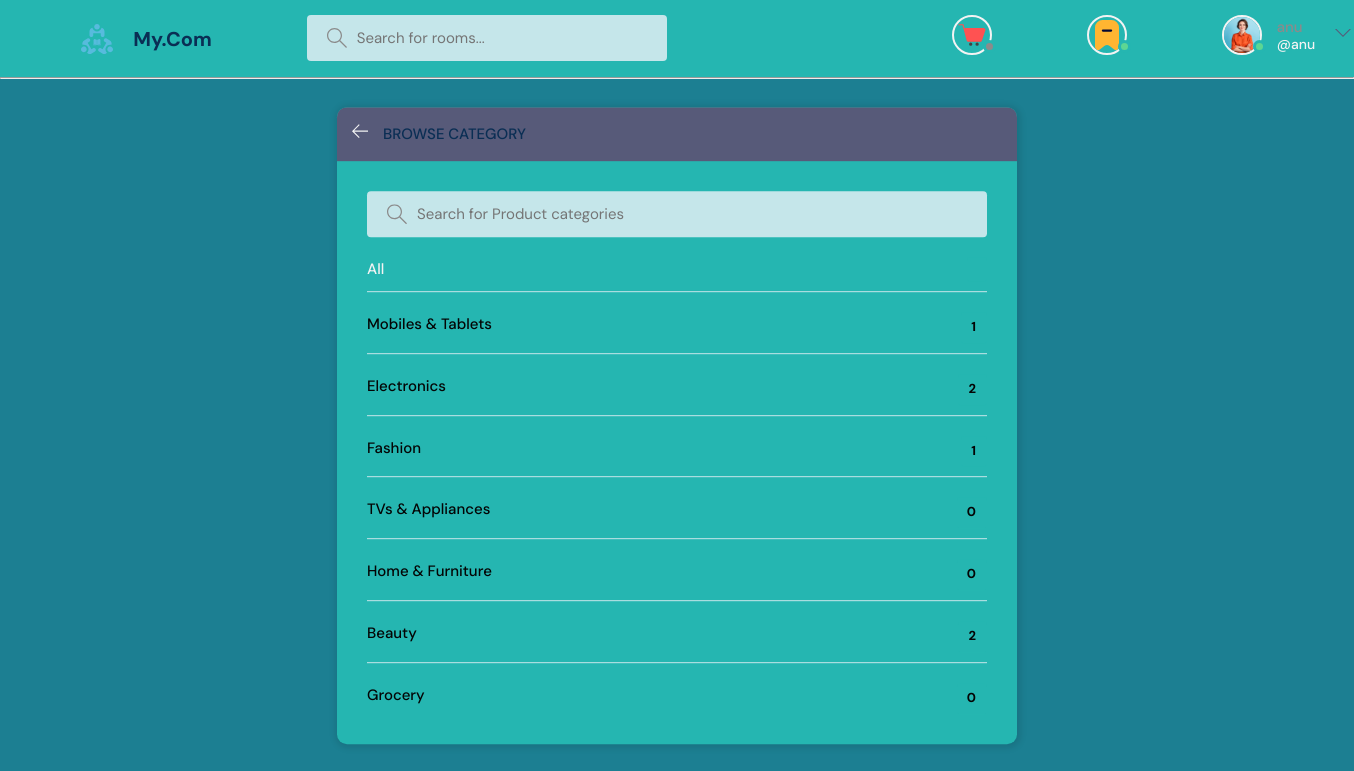
Page /category/ (signed in) on the committed database.
### chat/models.py (models this page shows, shortened)
class User(AbstractUser):
    name = models.CharField(max_length=200, null=True)
    email = models.EmailField(null=True, unique=True)
    bio = models.TextField(null=True)
    avatar = models.ImageField(null=True, default="avatar.svg")
    REQUIRED_FIELDS = []

class Category(models.Model):
    name = models.CharField(max_length=200)

### chat/views.py (the view)
# urls.py: path('category/', views.categorypage, name='category'),
def categorypage(request):
    q = request.GET.get('q') if request.GET.get('q') != None else ''
    categories= Category.objects.filter(Q(name__icontains=q))
    context = {'categories':categories}
    return render(request, 'category.html', context)

### chat/templates/category.html (shortened to what this page needs)
{% extends 'main.html' %}
{% block content %}
    <main class="create-room layout">
      <div class="container">
        <div class="layout__box">
          <div class="layout__boxHeader">
            <div class="layout__boxTitle">
              <a href="{% url 'home' %}">
                <svg version="1.1" xmlns="http://www.w3.org/2000/svg" width="32" height="32" viewBox="0 0 32 32">
                  <title>arrow-left</title>
                  <path
                    d="M13.723 2.286l-13.723 13.714 13.719 13.714 1.616-1.611-10.96-10.96h27.625v-2.286h-27.625l10.965-10.965-1.616-1.607z"
                  ></path>
                </svg>
              </a>
              <h3>Browse Category</h3>
            </div>
          </div>
          <div class="topics-page layout__body">
            <form class="header__search">
              <label>
                <input action="" method="GET" name="q" placeholder="Search for Product categories" />
              </label>
            </form>
            <ul class="topics__list">
              <li>
                <a href="{% url 'category' %}" class="active">All <span>{{category.count}}</span></a>
              </li>
              {% for category in categories %}
              <li>
                <a href="{% url 'home' %}?q={{category.name}}" >{{category.name}} <span>{{category.product_set.all.count}}</span></a>
              </li>
              {% endfor %}
            </ul>
          </div>
        </div>
      </div>
    </main>
  {% endblock content %}

### chat/templates/nav.html (shortened to what this page needs)
{% load static %}
<header class="header header--loggedIn">
    <div class="container">
      <a href="{% url 'home' %}" class="header__logo">
        <img src="{% static 'images/logo.svg' %}" />
        <h1>My.Com</h1>
      </a>
      <form class="header__search" method="GET" action="{% url 'home' %}" >
        <label>
          <input name="q" placeholder="Search for rooms..." />
        </label>
      </form>
      {% if request.user.is_authenticated %}
      <div class="">
        <a href="{% url 'cart' %}">
          <div class="avatar avatar--medium ">
            <img src="{% static 'images/cart.svg' %}" />
          </div>
        </a>
      </div>
      <div class="">
        <a href="">
          <div class="avatar avatar--medium active">
            <img src="{% static 'images/wishlist.svg' %}" />
          </div>
        </a>
      </div>
      <nav class="header__menu">
        {% endif %}
        {% if request.user.is_authenticated %}
        <div class="header__user">
          <a href="{% url 'userprofile' request.user.id %}">
            <div class="avatar avatar--medium active">
              <img src="{{request.user.avatar.url}}" />
            </div>
            <p>{{request.user}} <span>@{{request.user}}</span></p>
          </a>
          <button class="dropdown-button">
            <svg version="1.1" xmlns="http://www.w3.org/2000/svg" width="32" height="32" viewBox="0 0 32 32">
              <title>chevron-down</title>
              <path d="M16 21l-13-13h-3l16 16 16-16h-3l-13 13z"></path>
            </svg>
          </button>
        </div>
        {% else %}
        <a href="{% url 'login' %}">
          <img src="./assets/avatar.svg" />
          <p>Login</p>
        </a>
        {% endif %}
      </nav>
    </div>
  </header>
    <hr>

### chat/static/css/style.css (style rules this page uses)
:root { --color-main: #f3f3f3; --color-main-light: #729fa8; --color-dark: #25b6b1; --color-dark-medium: #c5e6ea; --color-dark-light: #575a79; --color-light: #0a2e54; --color-gray: #8b8b8b; --color-light-gray: #040505; --color-bg: #1c7f92; --color-success: #5dd693; --color-error: #fc4b0b; }
* { font-family: "DM Sans", -apple-system, BlinkMacSystemFont, "Segoe UI", Roboto, Oxygen, Ubuntu, Cantarell, "Open Sans", "Helvetica Neue", sans-serif; margin: 0; padding: 0; box-sizing: border-box; text-rendering: optimizeLegibility; font-size: inherit; }
html { font-size: 56.25%; }
@media only screen and (min-width: 1200px) { html { font-size: 62.5%; } }
body { line-height: 1.6; font-weight: 400; font-size: 1.5rem; color: var(--color-light-gray); background-color: var(--color-bg); min-height: 100vh; }
img { width: 100%; }
a { display: inline-block; color: var(--color-main); text-decoration: none; }
.container { max-width: 120rem; width: 90%; margin: auto; }
.avatar { position: relative; display: inline-block; border-radius: 50%; border: 2px solid var(--color-main); }
.avatar img { display: block; border-radius: 50%; object-fit: cover; object-position: center; }
.avatar::after { content: ""; display: block; position: absolute; background-color: var(--color-gray); z-index: 111; border-radius: 50%; border: 0.3rem solid var(--color-dark); }
.avatar.active::after { background-color: var(--color-success); }
.avatar.avatar--medium img { width: 3.6rem; height: 3.6rem; border-radius: 50%; }
.avatar.avatar--medium:after { width: 0.7rem; height: 0.7rem; bottom: 0px; right: -6px; }
.header { padding: 1.5rem; background-color: var(--color-dark); }
.header > .container { display: flex; gap: 9.5rem; }
.header__logo, .header__user { display: flex; gap: 2rem; align-items: center; }
.header__logo > img { height: 3.2rem; width: 3.2rem; }
.header__logo > h1 { font-weight: 700; font-size: 2rem; color: var(--color-light); }
.header__search > label { background-color: var(--color-dark-medium); padding: 1.3rem 1rem; display: flex; align-items: center; gap: 1rem; border-radius: 4px; }
.header__search svg { fill: var(--color-gray); width: 2rem; height: 2rem; margin-left: 1rem; }
.header__search input { width: 30rem; background: transparent; border: none; outline: none; color: var(--color-light); }
.header__menu { margin-left: auto; position: relative; }
.header__menu a { display: flex; gap: 1.5rem; align-items: center; font-weight: 500; text-decoration: none; color: var(--color-gray); }
.header__menu img { height: 3.6rem; }
.header__menu p { line-height: 1.2; }
.header__menu span { color: var(--color-main); font-weight: 500; font-size: 1.4rem; display: block; }
.header__menu svg { width: 1.6rem; height: 1.6rem; fill: var(--color-dark-light); }
.dropdown-button { background: transparent; border: 0; outline: 0; cursor: pointer; }
.layout { margin-top: 2.4rem; }
.layout > .container { display: flex; justify-content: space-between; align-items: flex-start; }
.layout__box { width: 90%; max-width: 48rem; min-height: 40rem; position: absolute; top: 50%; left: 50%; transform: translate(-50%, -46%); background-color: var(--color-dark); border-radius: 1rem; box-shadow: 1px 1px 6px 3px rgba(0, 0, 0, 0.1); overflow: hidden; }
.layout__boxHeader { display: flex; padding: 1.5rem; background-color: var(--color-dark-light); }
.layout__boxTitle { display: flex; gap: 1.5rem; align-items: center; }
.layout__boxTitle h3 { text-transform: uppercase; font-weight: 500; color: var(--color-light); }
.layout__boxTitle svg { width: 1.6rem; height: 1.6rem; fill: var(--color-main); }
.layout__body { margin: 3rem; }
.topics__list { list-style: none; }
.topics__list li a { display: flex; justify-content: space-between; margin-bottom: 3rem; font-weight: 500; color: var(--color-light-gray); transition: all 0.3s ease-in-out; }
.topics__list li a.active, .topics__list li a:hover { color: var(--color-main); }
.topics__list li a span { padding: 0.5rem 1rem; background-color: var(--color-dark); border-radius: 3px; font-size: 1.3rem; font-weight: 700; letter-spacing: 1px; }
.topics-page .topics__list li:not(:last-child) a { margin: 2rem 0; padding-bottom: 1rem; text-decoration: none; border-bottom: 1px solid var(--color-dark-medium); }
.topics-page .header__search { display: block; }
.create-room.layout .layout__box { max-width: 68rem; }

### rows in the picture
User: user.avatar (picture), user "anu"
Category: name "Mobiles & Tablets", product_set.all.count "1"
Category: name "Electronics", product_set.all.count "2"
Category: name "Fashion", product_set.all.count "1"
Category: name "TVs & Appliances", product_set.all.count "0"
Category: name "Home & Furniture", product_set.all.count "0"
Category: name "Beauty", product_set.all.count "2"
Category: name "Grocery", product_set.all.count "0"
